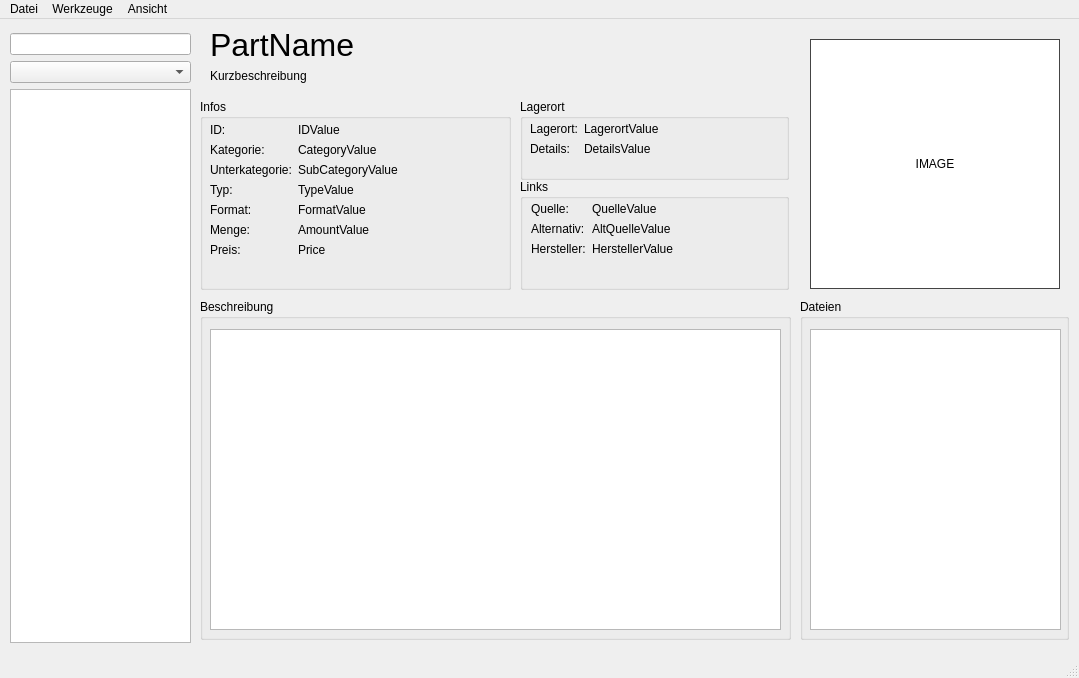
<?xml version="1.0" encoding="UTF-8"?>
<ui version="4.0">
 <class>MainWindow</class>
 <widget class="QMainWindow" name="MainWindow">
  <property name="geometry">
   <rect>
    <x>0</x>
    <y>0</y>
    <width>1079</width>
    <height>678</height>
   </rect>
  </property>
  <property name="windowTitle">
   <string>Partorium - Electronic Parts Manager</string>
  </property>
  <widget class="QWidget" name="centralwidget">
   <widget class="QWidget" name="layoutWidget">
    <property name="geometry">
     <rect>
      <x>10</x>
      <y>14</y>
      <width>181</width>
      <height>610</height>
     </rect>
    </property>
    <layout class="QVBoxLayout" name="Layout_left">
     <item>
      <widget class="QLineEdit" name="lne_Search"/>
     </item>
     <item>
      <widget class="QComboBox" name="cbb_Category"/>
     </item>
     <item>
      <widget class="QListWidget" name="lst_Parts"/>
     </item>
    </layout>
   </widget>
   <widget class="QGroupBox" name="groupBox">
    <property name="geometry">
     <rect>
      <x>200</x>
      <y>80</y>
      <width>311</width>
      <height>191</height>
     </rect>
    </property>
    <property name="title">
     <string>Infos</string>
    </property>
    <widget class="QWidget" name="layoutWidget">
     <property name="geometry">
      <rect>
       <x>10</x>
       <y>24</y>
       <width>291</width>
       <height>162</height>
      </rect>
     </property>
     <layout class="QFormLayout" name="formLayout_3">
      <property name="labelAlignment">
       <set>Qt::AlignmentFlag::AlignLeading|Qt::AlignmentFlag::AlignLeft|Qt::AlignmentFlag::AlignVCenter</set>
      </property>
      <property name="formAlignment">
       <set>Qt::AlignmentFlag::AlignLeading|Qt::AlignmentFlag::AlignLeft|Qt::AlignmentFlag::AlignTop</set>
      </property>
      <item row="0" column="0">
       <widget class="QLabel" name="lbl_ID">
        <property name="text">
         <string>ID:</string>
        </property>
       </widget>
      </item>
      <item row="0" column="1">
       <widget class="QLabel" name="lbl_IDValue">
        <property name="text">
         <string>IDValue</string>
        </property>
       </widget>
      </item>
      <item row="1" column="0">
       <widget class="QLabel" name="lbl_Category">
        <property name="text">
         <string>Kategorie:</string>
        </property>
       </widget>
      </item>
      <item row="1" column="1">
       <widget class="QLabel" name="lbl_CategoryValue">
        <property name="text">
         <string>CategoryValue</string>
        </property>
       </widget>
      </item>
      <item row="2" column="0">
       <widget class="QLabel" name="lbl_Subcategory">
        <property name="text">
         <string>Unterkategorie:</string>
        </property>
       </widget>
      </item>
      <item row="2" column="1">
       <widget class="QLabel" name="lbl_SubcategoryValue">
        <property name="text">
         <string>SubCategoryValue</string>
        </property>
       </widget>
      </item>
      <item row="3" column="0">
       <widget class="QLabel" name="lbl_Type">
        <property name="text">
         <string>Typ:</string>
        </property>
       </widget>
      </item>
      <item row="3" column="1">
       <widget class="QLabel" name="lbl_TypeValue">
        <property name="text">
         <string>TypeValue</string>
        </property>
       </widget>
      </item>
      <item row="4" column="0">
       <widget class="QLabel" name="lbl_Format">
        <property name="text">
         <string>Format:</string>
        </property>
       </widget>
      </item>
      <item row="4" column="1">
       <widget class="QLabel" name="lbl_FormatValue">
        <property name="text">
         <string>FormatValue</string>
        </property>
       </widget>
      </item>
      <item row="5" column="0">
       <widget class="QLabel" name="lbl_Quantity">
        <property name="text">
         <string>Menge:</string>
        </property>
       </widget>
      </item>
      <item row="5" column="1">
       <widget class="QLabel" name="lbl_QuantityValue">
        <property name="text">
         <string>AmountValue</string>
        </property>
       </widget>
      </item>
      <item row="6" column="0">
       <widget class="QLabel" name="lbl_Price">
        <property name="text">
         <string>Preis:</string>
        </property>
       </widget>
      </item>
      <item row="6" column="1">
       <widget class="QLabel" name="lbl_PriceValue">
        <property name="text">
         <string>Price</string>
        </property>
       </widget>
      </item>
     </layout>
    </widget>
   </widget>
   <widget class="QLabel" name="lbl_ShortDescriptionValue">
    <property name="geometry">
     <rect>
      <x>210</x>
      <y>50</y>
      <width>571</width>
      <height>21</height>
     </rect>
    </property>
    <property name="text">
     <string>Kurzbeschreibung</string>
    </property>
    <property name="alignment">
     <set>Qt::AlignmentFlag::AlignLeading|Qt::AlignmentFlag::AlignLeft|Qt::AlignmentFlag::AlignTop</set>
    </property>
    <property name="wordWrap">
     <bool>true</bool>
    </property>
   </widget>
   <widget class="QLabel" name="lbl_PartNameValue">
    <property name="geometry">
     <rect>
      <x>210</x>
      <y>11</y>
      <width>581</width>
      <height>29</height>
     </rect>
    </property>
    <property name="font">
     <font>
      <pointsize>24</pointsize>
     </font>
    </property>
    <property name="text">
     <string>PartName</string>
    </property>
   </widget>
   <widget class="QLabel" name="lbl_Image">
    <property name="geometry">
     <rect>
      <x>810</x>
      <y>20</y>
      <width>250</width>
      <height>250</height>
     </rect>
    </property>
    <property name="minimumSize">
     <size>
      <width>250</width>
      <height>250</height>
     </size>
    </property>
    <property name="maximumSize">
     <size>
      <width>250</width>
      <height>250</height>
     </size>
    </property>
    <property name="autoFillBackground">
     <bool>false</bool>
    </property>
    <property name="styleSheet">
     <string notr="true">QLabel {
	background-color: white;
	border: 1px solid #444444; /* Dunkelgrau */
}</string>
    </property>
    <property name="text">
     <string>IMAGE</string>
    </property>
    <property name="alignment">
     <set>Qt::AlignmentFlag::AlignCenter</set>
    </property>
   </widget>
   <widget class="QGroupBox" name="grp_Storage">
    <property name="geometry">
     <rect>
      <x>520</x>
      <y>80</y>
      <width>269</width>
      <height>81</height>
     </rect>
    </property>
    <property name="sizePolicy">
     <sizepolicy hsizetype="Preferred" vsizetype="Preferred">
      <horstretch>0</horstretch>
      <verstretch>0</verstretch>
     </sizepolicy>
    </property>
    <property name="maximumSize">
     <size>
      <width>16777215</width>
      <height>100</height>
     </size>
    </property>
    <property name="title">
     <string>Lagerort</string>
    </property>
    <widget class="QWidget" name="layoutWidget">
     <property name="geometry">
      <rect>
       <x>10</x>
       <y>23</y>
       <width>251</width>
       <height>42</height>
      </rect>
     </property>
     <layout class="QFormLayout" name="formLayout">
      <property name="labelAlignment">
       <set>Qt::AlignmentFlag::AlignLeading|Qt::AlignmentFlag::AlignLeft|Qt::AlignmentFlag::AlignTop</set>
      </property>
      <property name="formAlignment">
       <set>Qt::AlignmentFlag::AlignLeading|Qt::AlignmentFlag::AlignLeft|Qt::AlignmentFlag::AlignTop</set>
      </property>
      <item row="0" column="0">
       <widget class="QLabel" name="lbl_Storage">
        <property name="text">
         <string>Lagerort:</string>
        </property>
       </widget>
      </item>
      <item row="0" column="1">
       <widget class="QLabel" name="lbl_StorageValue">
        <property name="text">
         <string>LagerortValue</string>
        </property>
       </widget>
      </item>
      <item row="1" column="1">
       <widget class="QLabel" name="lbl_StorageDetailsValue">
        <property name="text">
         <string>DetailsValue</string>
        </property>
       </widget>
      </item>
      <item row="1" column="0">
       <widget class="QLabel" name="lbl_StorageDetails">
        <property name="text">
         <string>Details:</string>
        </property>
       </widget>
      </item>
     </layout>
    </widget>
   </widget>
   <widget class="QGroupBox" name="grp_Files">
    <property name="geometry">
     <rect>
      <x>800</x>
      <y>280</y>
      <width>269</width>
      <height>341</height>
     </rect>
    </property>
    <property name="sizePolicy">
     <sizepolicy hsizetype="Expanding" vsizetype="Preferred">
      <horstretch>0</horstretch>
      <verstretch>0</verstretch>
     </sizepolicy>
    </property>
    <property name="title">
     <string>Dateien</string>
    </property>
    <widget class="QListWidget" name="lst_Files">
     <property name="geometry">
      <rect>
       <x>10</x>
       <y>30</y>
       <width>251</width>
       <height>301</height>
      </rect>
     </property>
     <property name="resizeMode">
      <enum>QListView::ResizeMode::Adjust</enum>
     </property>
    </widget>
   </widget>
   <widget class="QGroupBox" name="group_Links">
    <property name="geometry">
     <rect>
      <x>520</x>
      <y>160</y>
      <width>269</width>
      <height>111</height>
     </rect>
    </property>
    <property name="sizePolicy">
     <sizepolicy hsizetype="MinimumExpanding" vsizetype="Preferred">
      <horstretch>0</horstretch>
      <verstretch>0</verstretch>
     </sizepolicy>
    </property>
    <property name="maximumSize">
     <size>
      <width>16777215</width>
      <height>120</height>
     </size>
    </property>
    <property name="title">
     <string>Links</string>
    </property>
    <widget class="QWidget" name="layoutWidget">
     <property name="geometry">
      <rect>
       <x>11</x>
       <y>23</y>
       <width>251</width>
       <height>66</height>
      </rect>
     </property>
     <layout class="QFormLayout" name="formLayout_2">
      <property name="labelAlignment">
       <set>Qt::AlignmentFlag::AlignLeading|Qt::AlignmentFlag::AlignLeft|Qt::AlignmentFlag::AlignVCenter</set>
      </property>
      <property name="formAlignment">
       <set>Qt::AlignmentFlag::AlignLeading|Qt::AlignmentFlag::AlignLeft|Qt::AlignmentFlag::AlignTop</set>
      </property>
      <item row="0" column="0">
       <widget class="QLabel" name="lbl_Source">
        <property name="text">
         <string>Quelle:    </string>
        </property>
       </widget>
      </item>
      <item row="0" column="1">
       <widget class="QLabel" name="lbl_SourceValue">
        <property name="text">
         <string>QuelleValue</string>
        </property>
       </widget>
      </item>
      <item row="1" column="0">
       <widget class="QLabel" name="lbl_AlternativeSource">
        <property name="text">
         <string>Alternativ:</string>
        </property>
       </widget>
      </item>
      <item row="1" column="1">
       <widget class="QLabel" name="lbl_AlternativeSourceValue">
        <property name="text">
         <string>AltQuelleValue</string>
        </property>
       </widget>
      </item>
      <item row="2" column="0">
       <widget class="QLabel" name="lbl_Manufacturer">
        <property name="text">
         <string>Hersteller:</string>
        </property>
       </widget>
      </item>
      <item row="2" column="1">
       <widget class="QLabel" name="lbl_ManufacturerValue">
        <property name="text">
         <string>HerstellerValue</string>
        </property>
       </widget>
      </item>
     </layout>
    </widget>
   </widget>
   <widget class="QGroupBox" name="grp_Description">
    <property name="geometry">
     <rect>
      <x>200</x>
      <y>280</y>
      <width>591</width>
      <height>341</height>
     </rect>
    </property>
    <property name="title">
     <string>Beschreibung</string>
    </property>
    <widget class="QTextEdit" name="txt_Description">
     <property name="geometry">
      <rect>
       <x>10</x>
       <y>30</y>
       <width>571</width>
       <height>301</height>
      </rect>
     </property>
    </widget>
   </widget>
  </widget>
  <widget class="QMenuBar" name="menubar">
   <property name="geometry">
    <rect>
     <x>0</x>
     <y>0</y>
     <width>1079</width>
     <height>24</height>
    </rect>
   </property>
   <widget class="QMenu" name="menuDatei">
    <property name="title">
     <string>Datei</string>
    </property>
    <addaction name="act_NewPart"/>
    <addaction name="separator"/>
    <addaction name="act_SelectDatabase"/>
    <addaction name="act_OpenDatabaseFolder"/>
    <addaction name="separator"/>
    <addaction name="act_OpenSettingsDialog"/>
    <addaction name="act_ListManager"/>
    <addaction name="separator"/>
    <addaction name="act_Quit"/>
    <addaction name="separator"/>
   </widget>
   <widget class="QMenu" name="menuWerkzeuge">
    <property name="title">
     <string>Werkzeuge</string>
    </property>
    <addaction name="actionHTML_bersicht"/>
   </widget>
   <widget class="QMenu" name="menuAnsicht">
    <property name="title">
     <string>Ansicht</string>
    </property>
    <addaction name="act_ShowDeletedParts"/>
   </widget>
   <addaction name="menuDatei"/>
   <addaction name="menuWerkzeuge"/>
   <addaction name="menuAnsicht"/>
  </widget>
  <widget class="QStatusBar" name="statusbar"/>
  <action name="act_NewPart">
   <property name="text">
    <string>Neues Bauteil</string>
   </property>
  </action>
  <action name="act_Quit">
   <property name="text">
    <string>Beenden</string>
   </property>
  </action>
  <action name="actionHTML_bersicht">
   <property name="text">
    <string>HTML Übersicht</string>
   </property>
  </action>
  <action name="act_SelectDatabase">
   <property name="text">
    <string>Datendatei wählen</string>
   </property>
  </action>
  <action name="act_OpenDatabaseFolder">
   <property name="text">
    <string>Datendatei im Finder/Explorer anzeigen</string>
   </property>
  </action>
  <action name="act_OpenSettingsDialog">
   <property name="text">
    <string>Einstellungen</string>
   </property>
  </action>
  <action name="act_ShowDeletedParts">
   <property name="checkable">
    <bool>true</bool>
   </property>
   <property name="text">
    <string>Gelöschte Bauteile anzeigen</string>
   </property>
  </action>
  <action name="act_ListManager">
   <property name="text">
    <string>Listen verwalten</string>
   </property>
  </action>
 </widget>
 <resources/>
 <connections>
  <connection>
   <sender>act_Quit</sender>
   <signal>triggered()</signal>
   <receiver>MainWindow</receiver>
   <slot>close()</slot>
   <hints>
    <hint type="sourcelabel">
     <x>-1</x>
     <y>-1</y>
    </hint>
    <hint type="destinationlabel">
     <x>539</x>
     <y>354</y>
    </hint>
   </hints>
  </connection>
 </connections>
</ui>
